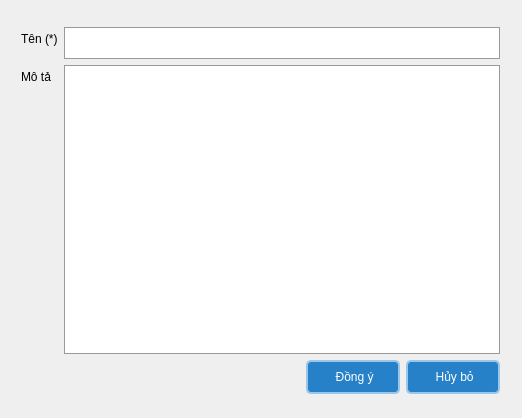
<?xml version="1.0" encoding="utf-8"?>
<ui version="4.0">
	<class>DepartmentFormClass</class>
	<widget class="QDialog" name="DepartmentFormClass">
		<property name="geometry">
			<rect>
				<x>0</x>
				<y>0</y>
				<width>522</width>
				<height>418</height>
			</rect>
		</property>
		<property name="windowTitle">
			<string>DepartmentForm</string>
		</property>
		<widget class="QWidget" name="formLayoutWidget">
			<property name="geometry">
				<rect>
					<x>10</x>
					<y>10</y>
					<width>501</width>
					<height>395</height>
				</rect>
			</property>
			<layout class="QFormLayout" name="formLayout">
				<item row="0" column="0">
					<layout class="QVBoxLayout" name="verticalLayout"/>
				</item>
				<item row="1" column="0">
					<widget class="QLabel" name="label2">
						<property name="font">
							<font>
								<pointsize>9</pointsize>
							</font>
						</property>
						<property name="styleSheet">
							<string notr="true">background-color: transparent;</string>
						</property>
						<property name="text">
							<string>Tên (*)</string>
						</property>
					</widget>
				</item>
				<item row="1" column="1">
					<widget class="QLineEdit" name="nameInput">
						<property name="font">
							<font>
								<pointsize>9</pointsize>
								<strikeout>false</strikeout>
							</font>
						</property>
						<property name="styleSheet">
							<string notr="true">
								height: 30px;
								background-color: #fff;
								border: 1px solid #999;
							</string>
						</property>
					</widget>
				</item>
				<item row="2" column="0">
					<widget class="QLabel" name="label1">
						<property name="font">
							<font>
								<pointsize>9</pointsize>
							</font>
						</property>
						<property name="styleSheet">
							<string notr="true">background-color: transparent;</string>
						</property>
						<property name="text">
							<string>Mô tả</string>
						</property>
					</widget>
				</item>
				<item row="2" column="1">
					<widget class="QLineEdit" name="descriptionInput">
						<property name="font">
							<font>
								<pointsize>9</pointsize>
								<strikeout>false</strikeout>
							</font>
						</property>
						<property name="styleSheet">
							<string notr="true">
								height: 300px;
								background-color: #fff;
								border: 1px solid #999;
							</string>
						</property>
					</widget>
				</item>
				<item row="3" column="1">
					<layout class="QHBoxLayout" name="horizontalLayout_2">
						<item>
							<spacer name="horizontalSpacer">
								<property name="orientation">
									<enum>Qt::Horizontal</enum>
								</property>
								<property name="sizeHint" stdset="0">
									<size>
										<width>40</width>
										<height>20</height>
									</size>
								</property>
							</spacer>
						</item>
						<item>
							<widget class="QPushButton" name="submitButton">
								<property name="font">
									<font/>
								</property>
								<property name="styleSheet">
									<string notr="true">
										QPushButton {
										height: 30px;
										width: 90px;
										color: #ffffff;
										background-color: #2681c9;
										border-radius: 5px;
										border: 2px solid #99c6e9;
										cursor: pointer;
										}

										QPushButton::hover {
										background-color: #4a9fd1;
										}
									</string>
								</property>
								<property name="text">
									<string> Đồng ý</string>
								</property>
								<property name="icon">
									<iconset>
										<normaloff>../../Images/checkmark.png</normaloff>../../Images/checkmark.png
									</iconset>
								</property>
							</widget>
						</item>
						<item>
							<widget class="QPushButton" name="cancelButton">
								<property name="font">
									<font/>
								</property>
								<property name="styleSheet">
									<string notr="true">
										QPushButton {
										height: 30px;
										width: 90px;
										color: #ffffff;
										background-color: #2681c9;
										border-radius: 5px;
										border: 2px solid #99c6e9;
										cursor: pointer;
										}

										QPushButton::hover {
										background-color: #4a9fd1;
										}
									</string>
								</property>
								<property name="text">
									<string> Hủy bỏ</string>
								</property>
								<property name="icon">
									<iconset>
										<normaloff>../../Images/close.png</normaloff>../../Images/close.png
									</iconset>
								</property>
								<property name="iconSize">
									<size>
										<width>13</width>
										<height>13</height>
									</size>
								</property>
							</widget>
						</item>
					</layout>
				</item>
			</layout>
		</widget>
	</widget>
	<layoutdefault spacing="6" margin="11"/>
	<resources/>
	<connections/>
</ui>
